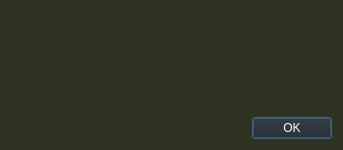
<?xml version="1.0" encoding="UTF-8"?>
<ui version="4.0">
 <class>Dialog</class>
 <widget class="QDialog" name="Dialog">
  <property name="geometry">
   <rect>
    <x>0</x>
    <y>0</y>
    <width>343</width>
    <height>150</height>
   </rect>
  </property>
  <property name="windowTitle">
   <string>Dialog</string>
  </property>
  <property name="styleSheet">
   <string notr="true">background-color: rgb(50, 50, 35);
</string>
  </property>
  <layout class="QVBoxLayout" name="verticalLayout">
   <item>
    <widget class="QLabel" name="label">
     <property name="styleSheet">
      <string notr="true">color: rgb(255,255,255)
</string>
     </property>
     <property name="text">
      <string/>
     </property>
     <property name="alignment">
      <set>Qt::AlignCenter</set>
     </property>
    </widget>
   </item>
   <item>
    <widget class="QDialogButtonBox" name="buttonBox">
     <property name="styleSheet">
      <string notr="true">QPushButton {
	color: rgb(255, 255, 255);
	background-color: rgb(35, 35, 35)
}
QPushButton:hover {
	background-color: rgb(85, 170, 255);
}
</string>
     </property>
     <property name="orientation">
      <enum>Qt::Horizontal</enum>
     </property>
     <property name="standardButtons">
      <set>QDialogButtonBox::Ok</set>
     </property>
     <property name="centerButtons">
      <bool>false</bool>
     </property>
    </widget>
   </item>
  </layout>
 </widget>
 <resources/>
 <connections>
  <connection>
   <sender>buttonBox</sender>
   <signal>accepted()</signal>
   <receiver>Dialog</receiver>
   <slot>accept()</slot>
   <hints>
    <hint type="sourcelabel">
     <x>248</x>
     <y>254</y>
    </hint>
    <hint type="destinationlabel">
     <x>157</x>
     <y>274</y>
    </hint>
   </hints>
  </connection>
  <connection>
   <sender>buttonBox</sender>
   <signal>rejected()</signal>
   <receiver>Dialog</receiver>
   <slot>reject()</slot>
   <hints>
    <hint type="sourcelabel">
     <x>316</x>
     <y>260</y>
    </hint>
    <hint type="destinationlabel">
     <x>286</x>
     <y>274</y>
    </hint>
   </hints>
  </connection>
 </connections>
</ui>
